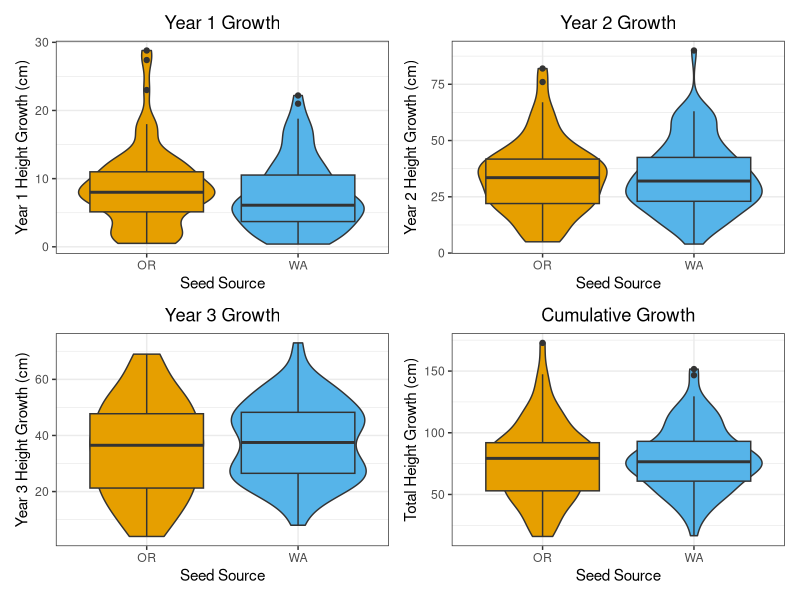
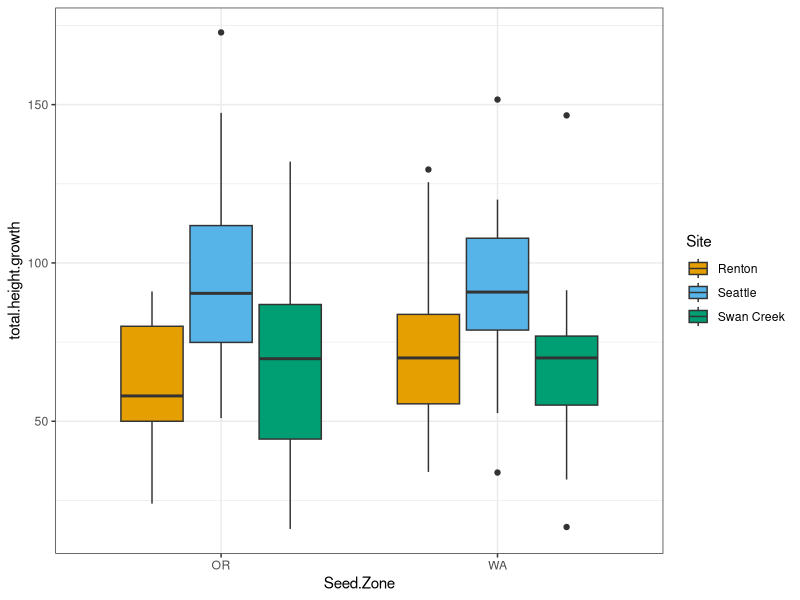
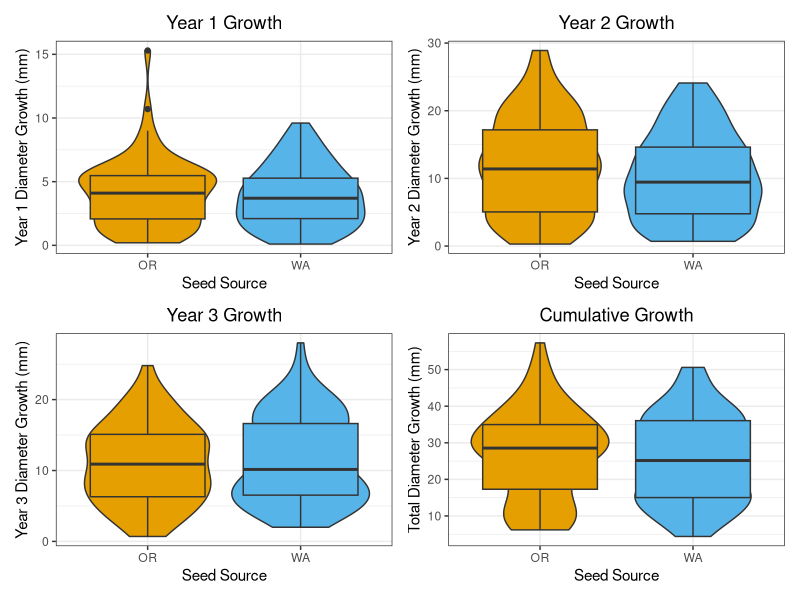
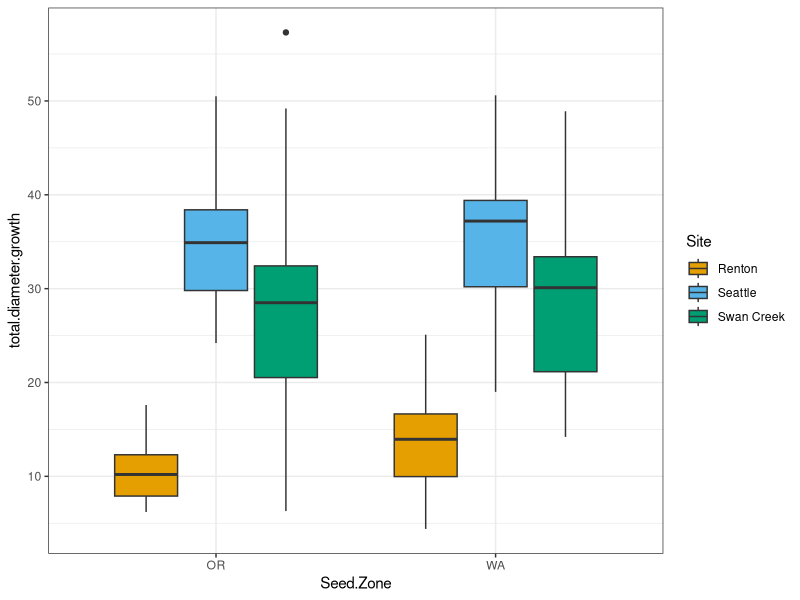
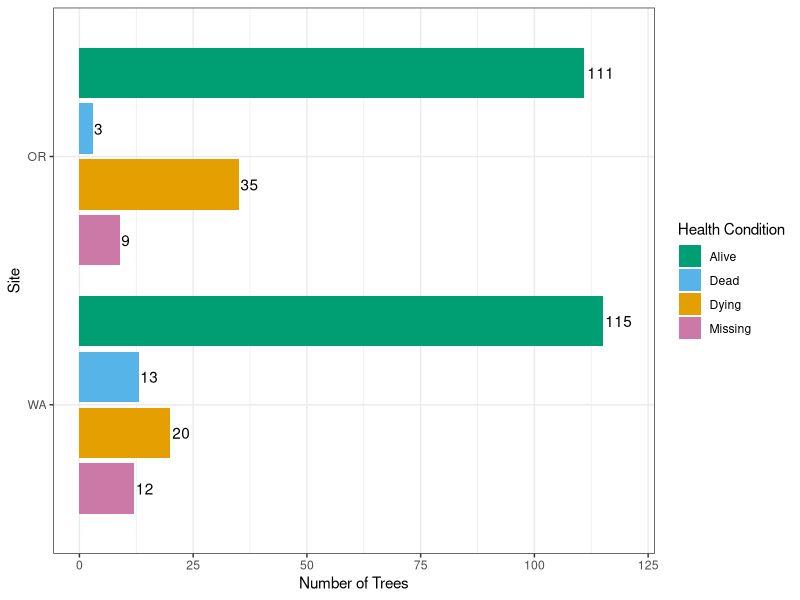
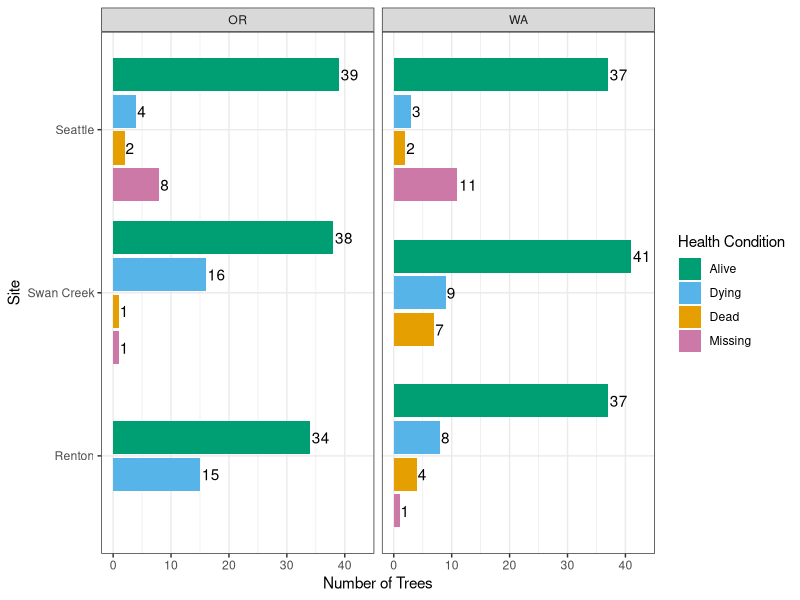

The R source for these figures, in order:
## ---- chunk 1
knitr::opts_chunk$set(echo = FALSE)
## ---- chunk 2
library(tidyverse)
library(kableExtra)
library(patchwork)
## ---- chunk 3
#2023 changes made in excel 
#y1$Seed.Zone[y1$Seed.Zone=="WA "] <- "WA"
#y1$X2022.Tree.Height..cm.[y1$X2022.Tree.Height..cm.==5408] <- 54.8
#y1$X2022.Tree.Diameter..mm.[y1$X2022.Tree.Diameter..mm.==110.0] <- 11
#y2$X2023.Tree.Diameter..mm.[y2X2022.Tree.Diameter..mm.==123] <- 12.3
#y2$X2023.Tree.Diameter..mm.[y2X2022.Tree.Diameter..mm.==135] <- 13.5

#2023 seattle OR data skipped tree number 14, moved 15, 16, 17 measurements up. 8 was missing
#2023 seattle OR site was missing trees 42 and 43, but recorded trees 39-41 in 2023 were better fit for previous 2022 measurements for 41-43. However, trees were in different row. very confused. Wondering if trees OR42 and OR43 actually got moved to end of OR31 row somehow after site was mapped? 
#2023 seattle OR last row trees 42,43, 46 and 50 were missing. However, tree number 45 fit better with tree 46, feeling confident tree recorded as 45 was actually 46, and 47 was actually missing because trees 47-49 were actually trees 48-50, adjusted
#2023 Swan Creek WA #141 included a 40cm height increase, which must be a mistake. Recommend excluding all trees with greater than 30cm height increases from first analyses. 
#2023 Swan Creek WA #171 included a 70cm height increase, which must be a mistake. Recommend excluding all trees with greater than 30cm height increases from first analyses. 
## ---- chunk 4
y1 <- read.csv("./data/2022 Measurements.csv")
y2 <- read.csv("./data/2023 MeasurementsCorrected.csv")
y3 <- read.csv("./data/2024 Measurementsv3.csv")
library(readxl)
sheet2025 <- read_excel("data/2025 Measurements.xlsx", 
    sheet = "2025")
rough2025 <- read_excel("data/2025 Measurements.xlsx", 
    sheet = "2025 rough draft")

y1$Measurement.Year <- 2022
y2$Measurement.Year <- 2023
y3$Measurement.Year <- 2024

#rename columns to merge
rough2025 <- rough2025 %>% 
  rename("New Tree Number" = "Tree #") %>%
  rename("Tree Diameter (mm)" = "DBH") %>%
  rename("Tree Height (cm)" = "Height") %>%
  rename("Health" = "Condition") %>%
  rename("Date Measured" = "Measure Date") %>%
  rename("Comment" = "Comments")

rough2025 <- rough2025 %>%
    mutate(Site = recode(Site, 'Discovery Park' = 'Seattle'))

rough2025 <- rough2025 %>% select(-c("Seed Zone"))

#merge two sheets together based on tree number

#sheet2025 <- sheet2025 %>%
#  mutate(`New Tree Number` = coalesce(`New Tree Number`,`Tree Number`))

merged2025 <- left_join(rough2025, sheet2025, by=c("New Tree Number"="New Tree Number","Site" = "Site"))
attributes(merged2025)

y4 <- merged2025 %>% select(-c("Tree Height (cm).y","Tree Diameter (mm).y", "Comment.y","Health.y","Year Measured","Date Measured.y"))
y4 <- cbind(y4, Measurement.Year= 2025)

#add tree numbers for first year
y1 <- y1 %>% mutate(Temp.Tree.Number = row_number())

#remove unnecessary columns
y1 <- y1 %>% select(-c("Year.Measured","Color"))
y2 <- y2 %>% select(-c("Year.Measured","Color"))
y3 <- y3 %>% select(-c("Year.Measured"))

#rename columns to match other years
y4 <- y4 %>% 
  rename("New.Tree.Number" = "New Tree Number") %>%
  rename("Tree.Height..cm." = "Tree Height (cm).x") %>%
  rename("Tree.Diameter..mm." = "Tree Diameter (mm).x") %>%
  rename("Health" = "Health.x") %>%
  rename("Seed.Zone" = "Seed Zone") %>%
  rename("Date.Measured" = "Date Measured.x") %>%
  rename("Comment" = "Comment.x") %>%
  rename("Tree.Number" = "Tree Number")

## ---- chunk 5
#change date format to match year 4
y1$Date.Measured <- as.Date(y1$Date.Measured,format = "%m/%d/%y")
y1$Date.Planted <- as.Date(y1$Date.Planted,format = "%m/%d/%y")
y2$Date.Measured <- as.Date(y2$Date.Measured,format ="%m/%d/%y")
y3$Date.Measured <- as.Date(y3$Date.Measured, format = "%m/%d/%y")
y4$Date.Measured <- as.Date(y4$Date.Measured,format = "%m/%d/%y")

#bind all year dataframes together
trees.bind <- bind_rows(y1,y2) %>% bind_rows(.,y3) %>% bind_rows(.,y4) %>% filter(Site!="Tomanamus" & Site!="" & Site!="Puyallup") %>% droplevels()
## ---- chunk 6
trees.bind$Health[trees.bind$Health==""] <- "Missing"
trees.bind$Health[trees.bind$Health=="missing"] <- "Missing"
trees.bind$Seed.Zone[trees.bind$Seed.Zone=="Wa"] <- "WA"
trees.bind <- trees.bind %>% droplevels()
## ---- chunk 7

trees.bind <- trees.bind %>% group_by(Tree.Number, Site, Seed.Zone) %>% mutate(New.Tree.Number = if_else(is.na(New.Tree.Number),first(na.omit(New.Tree.Number)),New.Tree.Number)) %>%ungroup()

trees.bind <- trees.bind %>% group_by(Tree.Number, Site, Seed.Zone) %>% mutate(Temp.Tree.Number = if_else(is.na(Temp.Tree.Number),first(na.omit(Temp.Tree.Number)),Temp.Tree.Number)) %>%ungroup()

trees.bind <- trees.bind %>%  group_by(Tree.Number, Site, Seed.Zone) %>% mutate(Date.Planted = if_else(is.na(Date.Planted),first(na.omit(Date.Planted)),Date.Planted)) %>%ungroup()

trees.bind <- trees.bind %>%  group_by(Tree.Number, Site, Seed.Zone) %>% mutate(Final.Health = if_else(Measurement.Year == 2025, ifelse(is.na(Health),first(na.omit(Health)),Health),first(na.omit(Health)),Health)) %>% ungroup()
## ---- chunk 8
trees.bind$Date.Measured <- as.Date(trees.bind$Date.Measured,"%m/%d/%y")
trees.bind$Date.Planted <- as.Date(trees.bind$Date.Planted,"%m/%d/%y")
trees.bind <- trees.bind %>% mutate(Planted.Growth.Days=Date.Measured-Date.Planted)
## ---- chunk 9
trees <- trees.bind
## ---- chunk 10
trees$Site <- as.factor(trees$Site)
trees$Seed.Zone <-as.factor(trees$Seed.Zone)
trees$Health <- as.factor(trees$Health)
## ---- chunk 11
# NOTE RENTON OR TREE 180 was entered twice or there is two values for it. We need to look into this further, but for now we removed it from the data.
## ---- chunk 12
trees <- trees %>% filter(Tree.Number!=180 | Site!="Renton" | Seed.Zone!="OR")
## ---- chunk 13
trees.wide <- trees %>% pivot_wider(
    id_cols = c(Tree.Number, Site, Seed.Zone, New.Tree.Number),
    names_from = Measurement.Year,
    values_from = c(Tree.Height..cm., Tree.Diameter..mm.),
    names_glue = "{.value}_{Measurement.Year}") 
## ---- chunk 14
# see if there are any duplicate trees based on number, site, seed zone and year
#{trees} |> summarize(n = n(), .by = c(Tree.Number, Site, Seed.Zone, Measurement.Year)) |> filter(n > 1L)
## ---- chunk 15
trees.wide.growth <- trees.wide %>% mutate(y1.height.growth = Tree.Height..cm._2023-Tree.Height..cm._2022, y2.height.growth = Tree.Height..cm._2024-Tree.Height..cm._2023, y3.height.growth = Tree.Height..cm._2025-Tree.Height..cm._2024, y1.diameter.growth = Tree.Diameter..mm._2023-Tree.Diameter..mm._2022, y2.diameter.growth = Tree.Diameter..mm._2024-Tree.Diameter..mm._2023, y3.diameter.growth = Tree.Diameter..mm._2025 - Tree.Diameter..mm._2024, total.height.growth = Tree.Height..cm._2025-Tree.Height..cm._2022, total.diameter.growth = Tree.Diameter..mm._2025-Tree.Diameter..mm._2022)
## ---- chunk 16
#trees.partial <- trees[1,2,3,9,11,12,13]
#trees.wide.joined <- left_join(trees.wide.growth, trees.partial, by=c("Tree.Number", "Site", "Seed.Zone"))
## ---- chunk 17
#tree.growth <- trees %>% group_by(Tree.Number, Site, Seed.Zone) %>% arrange(Measurement.Year) %>% mutate(Height.Growth = Tree.Height..cm. - lag(Tree.Height..cm.), Diameter.Growth = Tree.Diameter..mm. - lag(Tree.Diameter..mm.)) %>% ungroup()
## ---- chunk 18
#tree.growth.year <- tree.growth %>% group_by(Tree.Number, Site, Seed.Zone, Measurement.Year) %>% reframe(Heigh.Growth=Height.Growth,Diameter.Growth=Diameter.Growth)
## ---- chunk 19
#trees <- left_join(trees,tree.growth.year, by=c("Tree.Number", "Site", "Seed.Zone", "Measurement.Year"))
## ---- chunk 20
# FILTERED ALL TREES with NEGATIVE height increases or NEGATIVE diameter increases
#Data cleaning
#neg.trees <- trees %>% filter(Height.Growth<0)
#neg.trees <- neg.trees[c(1,2,3,5,6,12,13,20,21)]
#pos.trees <- trees %>% filter(Height.Growth>20)
## ---- chunk 21
#trees.pos <- tree.growth %>% filter(Height.Growth>0 & Diameter.Growth>0)  
## ---- chunk 22
trees.wide.pos.total <- trees.wide.growth %>% filter(total.height.growth>0 & total.diameter.growth>0)
trees.wide.pos.y1 <- trees.wide.growth %>% filter(y1.height.growth>0 & y1.diameter.growth>0)
trees.wide.pos.y2 <- trees.wide.growth %>% filter(y2.height.growth>0 & y2.diameter.growth>0)
trees.wide.pos.y3 <- trees.wide.growth %>% filter(y3.height.growth>0 & y3.diameter.growth>0)
trees.wide.pos.all <- trees.wide.growth %>% filter(y1.height.growth>0 & y1.diameter.growth>0 & y2.height.growth>0 & y2.diameter.growth>0 & y3.height.growth>0 & y3.diameter.growth>0)
## ---- chunk 23
#a few possible mistakes in measurements with trees greater than 30cm height increase. Removing trees above 24 increase also removes Seattle OR Trees 39-41 which were off in measurements, trees were possibly moved after mapping? 
## ---- chunk 24
#create table summarizing when sites were planted and remeasured.
## ---- chunk 25
#Site.Summary <- trees.pos %>% group_by(Site,Seed.Zone,Measurement.Year) %>% summarize(n=n()) %>% left_join(.,trees.pos,by=c("Site","Seed.Zone","Measurement.Year"),multiple="first")

Site.Summary <- trees.wide.pos.all %>% group_by(Site,Seed.Zone) %>% summarize(n=n())
kable(Site.Summary[c(1,2,3)]) %>% kable_material(c("striped", "hover","condensed"))
## ---- chunk 26
#trees.summary <- trees.wide.pos.all %>% group_by(Seed.Zone)  %>% summarize(
#n=n(),
#mean.height.2024=mean(Tree.Height..cm._2024),
#mean.diameter.2024=mean(Tree.Diameter..mm._2024),
#mean.y1.height.growth=mean(y1.height.growth,na.rm=TRUE),
#mean.y1.diameter.growth=mean(y1.diameter.growth,na.rm=TRUE),
#mean.y2.height.growth=mean(y2.height.growth,na.rm=TRUE),
#mean.y2.diameter.growth=mean(y2.diameter.growth,na.rm=TRUE),
#mean.total.height.growth=mean(total.height.growth,na.rm=TRUE),
#mean.total.diameter.growth=mean(total.diameter.growth,na.rm=TRUE))
#kable(trees.summary,digits = 2,format = "html", table.attr='class="scrollable-table"') %>% kable_material(c("striped", "hover","condensed")) %>% kable_styling(full_width = F) %>% scroll_box(height = "300px")

trees.summary <- trees.wide.pos.all %>% group_by(Seed.Zone)  %>% summarize(
n=n(),
mean.height.2025=mean(Tree.Height..cm._2025),
mean.diameter.2025=mean(Tree.Diameter..mm._2025),
mean.y1.height.growth=mean(y1.height.growth,na.rm=TRUE),
mean.y1.diameter.growth=mean(y1.diameter.growth,na.rm=TRUE),
mean.y2.height.growth=mean(y2.height.growth,na.rm=TRUE),
mean.y2.diameter.growth=mean(y2.diameter.growth,na.rm=TRUE),
mean.y3.diameter.growth=mean(y3.diameter.growth,na.rm=TRUE),
mean.y3.height.growth=mean(y3.height.growth,na.rm=TRUE),
mean.total.height.growth=mean(total.height.growth,na.rm=TRUE),
mean.total.diameter.growth=mean(total.diameter.growth,na.rm=TRUE))
kable(trees.summary,digits = 2,format = "html", table.attr='class="scrollable-table"') %>% kable_material(c("striped", "hover","condensed")) %>% kable_styling(full_width = F) %>% scroll_box(height = "300px")
## ---- chunk 27
trees.summary.sites <- trees.wide.pos.all %>% group_by(Site,Seed.Zone)  %>% summarize(
n=n(),
mean.height.2024=mean(Tree.Height..cm._2024),
mean.diameter.2024=mean(Tree.Diameter..mm._2024),
mean.y1.height.growth=mean(y1.height.growth,na.rm=TRUE),
mean.y1.diameter.growth=mean(y1.diameter.growth,na.rm=TRUE),
mean.y2.height.growth=mean(y2.height.growth,na.rm=TRUE),
mean.y2.diameter.growth=mean(y2.diameter.growth,na.rm=TRUE),
mean.total.height.growth=mean(total.height.growth,na.rm=TRUE),
mean.total.diameter.growth=mean(total.diameter.growth,na.rm=TRUE))
kable(trees.summary.sites,digits = 2) %>% kable_material(c("striped", "hover","condensed")) %>% kable_styling(full_width = F) %>% scroll_box(height = "300px")
## ---- chunk 28

P1 <- ggplot(trees.wide.pos.all,aes(Seed.Zone,y1.height.growth,fill=Seed.Zone)) +geom_violin() +geom_boxplot() +theme_bw()+guides(fill=FALSE) +scale_fill_manual(values=c("#E69F00", "#56B4E9")) +labs(y= "Year 1 Height Growth (cm)", x= "Seed Source",title="Year 1 Growth") + theme(plot.title = element_text(hjust = 0.5))
P2 <- ggplot(trees.wide.pos.all,aes(Seed.Zone,y2.height.growth,fill=Seed.Zone)) +geom_violin() +geom_boxplot() +theme_bw()+guides(fill=FALSE) +scale_fill_manual(values=c("#E69F00", "#56B4E9")) +labs(y= "Year 2 Height Growth (cm)",x= "Seed Source",title="Year 2 Growth") + theme(plot.title = element_text(hjust = 0.5))
P3 <- ggplot(trees.wide.pos.all,aes(Seed.Zone,y3.height.growth,fill=Seed.Zone)) +geom_violin() +geom_boxplot() +theme_bw()+guides(fill=FALSE) +scale_fill_manual(values=c("#E69F00", "#56B4E9")) +labs(y= "Year 3 Height Growth (cm)",x= "Seed Source",title="Year 3 Growth") + theme(plot.title = element_text(hjust = 0.5))
P4 <- ggplot(trees.wide.pos.all,aes(Seed.Zone,total.height.growth,fill=Seed.Zone)) +geom_violin() +geom_boxplot() +theme_bw()+guides(fill=FALSE) +scale_fill_manual(values=c("#E69F00", "#56B4E9")) +labs(y= "Total Height Growth (cm)",x= "Seed Source",title="Cumulative Growth") + theme(plot.title = element_text(hjust = 0.5))

P1 + P2 + P3 + P4
## ---- chunk 29
ggplot(trees.wide.pos.all,aes(Seed.Zone,total.height.growth,fill=Site)) +geom_boxplot() +theme_bw() +scale_fill_manual(values=c("#E69F00", "#56B4E9", "#009E73"))
## ---- chunk 30
P1 <- ggplot(trees.wide.pos.all,aes(Seed.Zone,y1.diameter.growth,fill=Seed.Zone)) +geom_violin() +geom_boxplot() +theme_bw()+guides(fill=FALSE) +scale_fill_manual(values=c("#E69F00", "#56B4E9")) +labs(y= "Year 1 Diameter Growth (mm)", x= "Seed Source" ,title="Year 1 Growth") + theme(plot.title = element_text(hjust = 0.5))
P2 <- ggplot(trees.wide.pos.all,aes(Seed.Zone,y2.diameter.growth,fill=Seed.Zone)) +geom_violin() +geom_boxplot() +theme_bw()+guides(fill=FALSE) +scale_fill_manual(values=c("#E69F00", "#56B4E9")) +labs(y= "Year 2 Diameter Growth (mm)",x= "Seed Source",title="Year 2 Growth") + theme(plot.title = element_text(hjust = 0.5))
P3 <- ggplot(trees.wide.pos.all,aes(Seed.Zone,y3.diameter.growth,fill=Seed.Zone)) +geom_violin() +geom_boxplot() +theme_bw()+guides(fill=FALSE) +scale_fill_manual(values=c("#E69F00", "#56B4E9")) +labs(y= "Year 3 Diameter Growth (mm)",x= "Seed Source",title="Year 3 Growth") + theme(plot.title = element_text(hjust = 0.5))
P4 <- ggplot(trees.wide.pos.all,aes(Seed.Zone,total.diameter.growth,fill=Seed.Zone)) +geom_violin() +geom_boxplot() +theme_bw()+guides(fill=FALSE) +scale_fill_manual(values=c("#E69F00", "#56B4E9")) +labs(y= "Total Diameter Growth (mm)",x= "Seed Source",title="Cumulative Growth") + theme(plot.title = element_text(hjust = 0.5))

P1 + P2 + P3 + P4
## ---- chunk 31
ggplot(trees.wide.pos.all,aes(Seed.Zone,total.diameter.growth,fill=Site)) +geom_boxplot() +theme_bw() +scale_fill_manual(values=c("#E69F00", "#56B4E9", "#009E73"))
## ---- chunk 32
trees.condition.zone <- trees %>% group_by(Seed.Zone,Final.Health) %>% summarize(n=n_distinct(Temp.Tree.Number)) %>% filter(Final.Health!="NA")
#kable(trees.condition.zone) %>% kable_material(c("striped", "hover","condensed"))
## ---- chunk 33
ggplot(trees.condition.zone,aes(x = reorder(Seed.Zone, -n),n,fill=Final.Health))+geom_col(position = position_dodge2(preserve = "single",reverse=TRUE))+theme_bw()+coord_flip()+ scale_y_continuous(breaks = c(0,25,50,75,100,125,150),expand = expansion(mult = c(0.05, 0.1))) +scale_fill_manual(values=c( "#009E73","#56B4E9","#E69F00","#CC79A7"))+labs(x="Site",y="Number of Trees",fill="Health Condition") +geom_text(aes(label=n,group=Final.Health),position = position_dodge2(width=0.9,preserve = "single",reverse=TRUE),hjust=-0.1)
## ---- chunk 34
trees.condition <- trees %>% group_by(Site,Seed.Zone,Final.Health) %>% summarize(n=n_distinct(Temp.Tree.Number)) %>% filter(Final.Health!="NA")
#kable(trees.condition) %>% kable_material(c("striped", "hover","condensed"))
## ---- chunk 35
trees.condition$Final.Health <- factor(trees.condition$Final.Health, levels=c('Alive','Dying','Dead','Missing'))
## ---- chunk 36
ggplot(trees.condition,aes(x = reorder(Site, -n),n,fill=Final.Health))+facet_wrap(~Seed.Zone)+geom_col(position = position_dodge2(preserve = "single",reverse=TRUE))+theme_bw()+coord_flip() + scale_y_continuous(expand = expansion(mult = c(0.05, 0.1))) +scale_fill_manual(values=c( "#009E73","#56B4E9","#E69F00","#CC79A7"))+labs(x="Site",y="Number of Trees",fill="Health Condition") +geom_text(aes(label=n,group=Final.Health),position = position_dodge2(width=0.9,preserve = "single",reverse=TRUE),hjust=-0.1)
